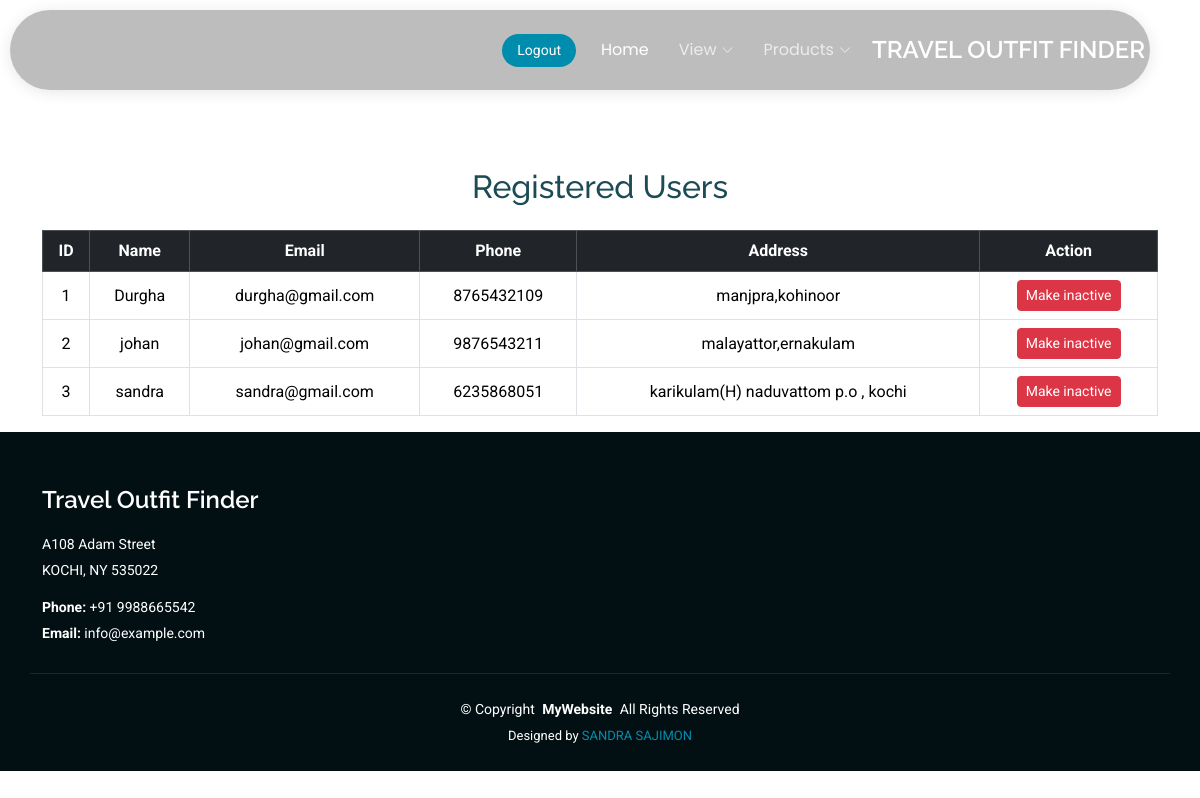
/adminUser, run on the app's committed database.
### travelapp/models.py (models this page shows, shortened)
class User(models.Model):
    name=models.CharField(max_length=100)
    email=models.EmailField()
    phone=models.BigIntegerField()
    address=models.TextField()
    reg_date=models.DateTimeField(auto_now_add=True)
    user = models.ForeignKey(CustomUser, on_delete=models.CASCADE, null=True)

### travelapp/views.py (the view)
# urls.py: path('adminUser',views.adminUser,name="adminUser"),
def adminUser(request):
    data=User.objects.filter().order_by("-id")
    return render(request,"adminUser.html",{"data":data})

### templates/adminUser.html
{% extends 'adminHome.html' %}
{% block content %}
<br><br><br><br><br><br>
<div class="container mt-4">
    <h2 class="text-center mb-4">Registered Users</h2>
    <div class="table-responsive">
        <table class="table table-bordered table-hover text-center align-middle">
            <thead class="table-dark">
                <tr>
                    <th>ID</th>
                    <th>Name</th>
                    <th>Email</th>
                    <th>Phone</th>
                    <th>Address</th>
                    <th>Action</th>
                </tr>
            </thead>
            <tbody>
                {% for i in data %}
                    <tr>
                        <td>{{ forloop.counter }}</td>
                        <td>{{ i.name }}</td>
                        <td>{{ i.email }}</td>
                        <td>{{ i.phone }}</td>
                        <td>{{ i.address }}</td>
                        <td>
                            {% if i.user.is_active == 1 %}
                                <a href="adm_app_user?status=inactive&id={{ i.user.id }}" class="btn btn-danger btn-sm">Make inactive</a>
                            {% else %}
                                <a href="adm_app_user?status=active&id={{ i.user.id }}" class="btn btn-success btn-sm">Make Active</a>
                            {% endif %}
                        </td>
                    </tr>
                {% endfor %}
            </tbody>
        </table>
    </div>
</div>
{% endblock %}

### data on the page
User: name "Durgha", email "durgha@gmail.com", phone "8765432109", address "manjpra,kohinoor"
User: name "johan", email "johan@gmail.com", phone "9876543211", address "malayattor,ernakulam"
User: name "sandra", email "sandra@gmail.com", phone "6235868051", address "karikulam(H) naduvattom p.o , kochi"
